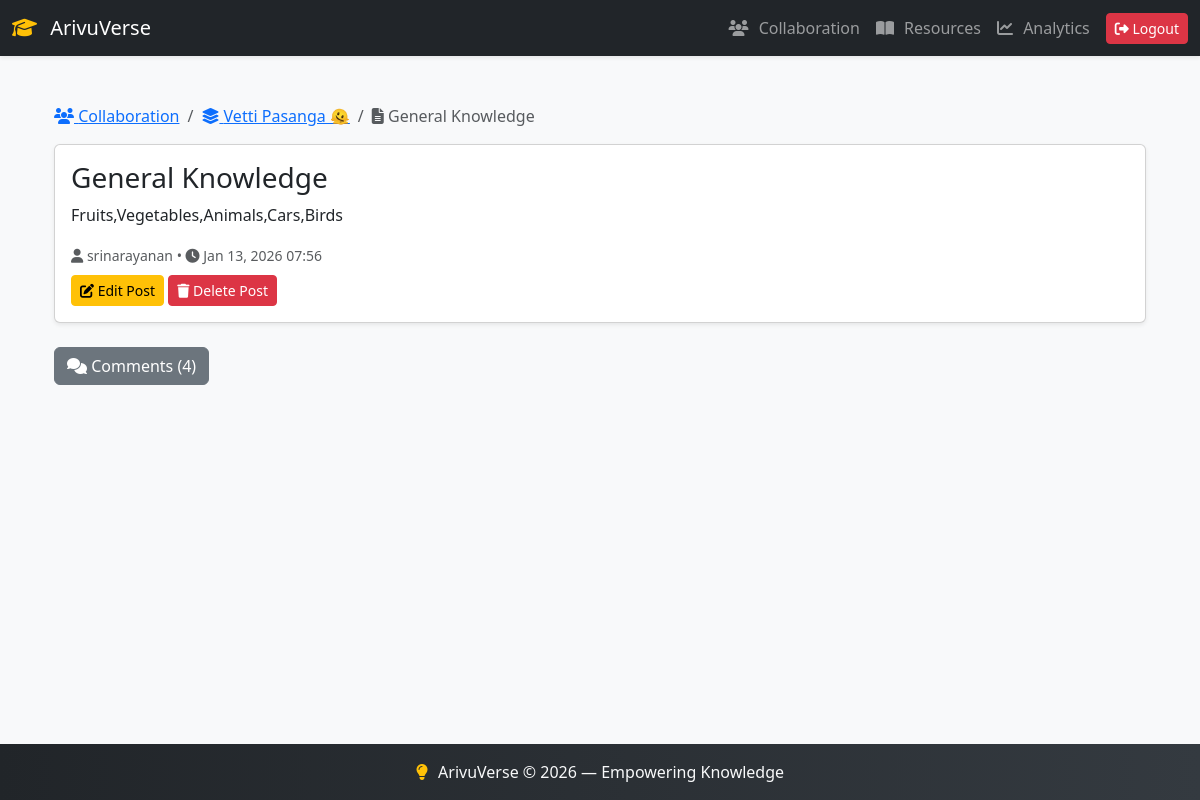
/api/collaboration/post/1/ (signed in), run on the app's committed database.
### collaboration/models.py (models this page shows, shortened)
class Post(models.Model):
    group = models.ForeignKey(Group, on_delete=models.CASCADE, related_name="posts")
    author = models.ForeignKey(User, on_delete=models.CASCADE, related_name="posts")
    title = models.CharField(max_length=200)
    content = models.TextField()
    created_at = models.DateTimeField(auto_now_add=True)
    class Meta:
        ordering = ['-created_at']

class Group(models.Model):
    name = models.CharField(max_length=100)
    description = models.TextField(blank=True)
    created_by = models.ForeignKey(User, on_delete=models.CASCADE, related_name="created_groups")
    members = models.ManyToManyField(User, related_name="collaboration_groups")
    created_at = models.DateTimeField(auto_now_add=True)

### collaboration/views.py (the view)
# urls.py: path("post/<int:pk>/", views.post_detail, name="post_detail"),
@login_required
def post_detail(request, pk):
    post = get_object_or_404(Post, pk=pk)
    comments = post.comments.all()
    if request.method == "POST":
        comment_form = CommentForm(request.POST)
        if comment_form.is_valid():
            comment = comment_form.save(commit=False)
            comment.post = post
            comment.author = request.user
            comment.save()
            return redirect(f"{reverse('post_detail', args=[post.pk])}?show_comments=1")
    else:
        comment_form = CommentForm()
    return render(request, "collaboration/post_detail.html", {
        "post": post,
        "comments": comments,
        "comment_form": comment_form,
    })

### collaboration/templates/collaboration/post_detail.html (shortened to what this page needs)
{% extends "base.html" %}
{% block content %}
<div class="container mt-4">
  <nav aria-label="breadcrumb">
    <ol class="breadcrumb">
      <li class="breadcrumb-item">
        <a href="{% url 'collaboration_home' %}">
          <i class="fas fa-users"></i> Collaboration
        </a>
      </li>
      <li class="breadcrumb-item">
        <a href="{% url 'group_detail' post.group.pk %}">
          <i class="fas fa-layer-group"></i> {{ post.group.name }}
        </a>
      </li>
      <li class="breadcrumb-item active" aria-current="page">
        <i class="fas fa-file-alt"></i> {{ post.title }}
      </li>
    </ol>
  </nav>
  <div class="card shadow-sm mb-4">
    <div class="card-body">
      <h3 class="card-title">{{ post.title }}</h3>
      <p class="card-text">{{ post.content }}</p>
      <small class="text-muted">
        <i class="fas fa-user"></i> {{ post.author.username }}
        • <i class="fas fa-clock"></i> {{ post.created_at|date:"M d, Y H:i" }}
      </small>
      {% if post.author == user %}
        <div class="mt-2">
          <a href="{% url 'edit_post' post.pk %}" class="btn btn-sm btn-warning">
            <i class="fas fa-edit"></i> Edit Post
          </a>
          <a href="{% url 'delete_post' post.pk %}" class="btn btn-sm btn-danger">
            <i class="fas fa-trash"></i> Delete Post
          </a>
        </div>
      {% endif %}
    </div>
  </div>
  <button class="btn btn-secondary mb-3" type="button" data-bs-toggle="collapse" data-bs-target="#commentsSection" aria-expanded="false" aria-controls="commentsSection">
    <i class="fas fa-comments"></i> Comments ({{ comments|length }})
  </button>
</div>
{% endblock %}

### lrhub/templates/base.html (style rules this page uses)
body { font-family: 'Segoe UI', Tahoma, Geneva, Verdana, sans-serif; }

### data on the page
Post: group.name "Vetti Pasanga 🫠", title "General Knowledge", content "Fruits,Vegetables,Animals,Cars,Birds", author.username "srinarayanan", created_at "Jan 13, 2026 07:56"

### other printed values
{{ comments|length }} "4"
